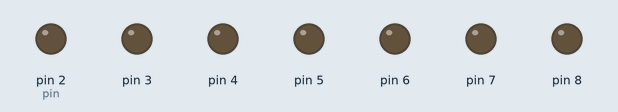
A sketch run on a simulated Arduino Uno, built with avr-gcc and run on an emulated ATmega328P. Shown: output pins drawn as LEDs (lit = HIGH).

Above: at 0.5 s.
At 1.5 s:
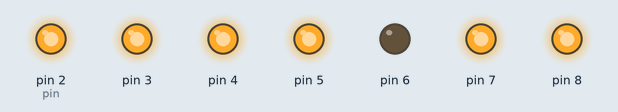
At 3.5 s:
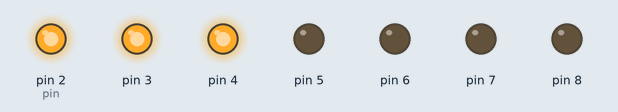
At 6.5 s:
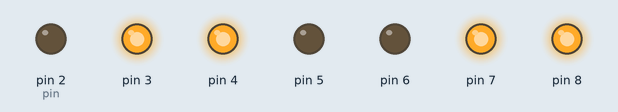
At 9.5 s:
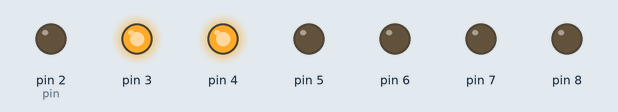
At 12.0 s:
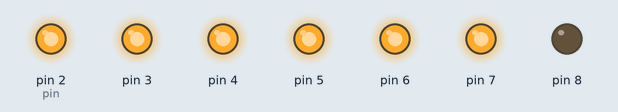
Timing chart, 0 to 16.9 s (numbered marks = the images above):
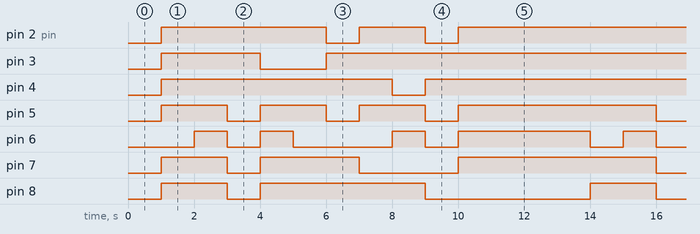

Measured:
- by itself, pin 2 (pin): repeats every 13.0 s: LOW 1.0 s, HIGH 2.0 s, LOW 1.0 s, HIGH 9.0 s
- by itself, pin 3: repeats every 13.0 s: LOW 2.0 s, HIGH 11.0 s
- by itself, pin 4: repeats every 13.0 s: LOW 1.0 s, HIGH 12.0 s
- by itself, pin 5: repeats every 13.0 s: 2 × (LOW 1.0 s, HIGH 2.0 s), LOW 1.0 s, HIGH 6.0 s
- by itself, pin 6: repeats every 13.0 s: LOW 1.0 s, HIGH 1.0 s, LOW 3.0 s, HIGH 1.0 s, LOW 1.0 s, HIGH 4.0 s, LOW 1.0 s, HIGH 1.0 s
- by itself, pin 7: repeats every 13.0 s: LOW 1.0 s, HIGH 3.0 s, LOW 3.0 s, HIGH 6.0 s
- by itself, pin 8: repeats every 13.0 s: LOW 1.0 s, HIGH 5.0 s, LOW 5.0 s, HIGH 2.0 s

The sketch:

day23_7_bit_led_matrix.ino
```cpp
int num_array[10][7] = {  { 1,1,1,1,1,1,0 },    // 0
                          { 0,1,1,0,0,0,0 },    // 1
                          { 1,1,0,1,1,0,1 },    // 2
                          { 1,1,1,1,0,0,1 },    // 3
                          { 0,1,1,0,0,1,1 },    // 4
                          { 1,0,1,1,0,1,1 },    // 5
                          { 1,0,1,1,1,1,1 },    // 6
                          { 1,1,1,0,0,0,0 },    // 7
                          { 1,1,1,1,1,1,1 },    // 8
                          { 1,1,1,1,0,1,1 }};   // 9


void setup()
{
  pinMode(2, OUTPUT);
  pinMode(3, OUTPUT);
  pinMode(4, OUTPUT);
  pinMode(5, OUTPUT);
  pinMode(6, OUTPUT);
  pinMode(7, OUTPUT);
  pinMode(8, OUTPUT);
}

void loop()
{
  for (int counter = 10; counter > 0; --counter)
  {
   delay(1000);
   Num_Write(counter-1);
  }
  delay(3000);
}

void Num_Write(int number)
{
  int pin= 2;
  for (int j=0; j < 7; j++) {
   digitalWrite(pin, num_array[number][j]);
   pin++;
  }
}
```
